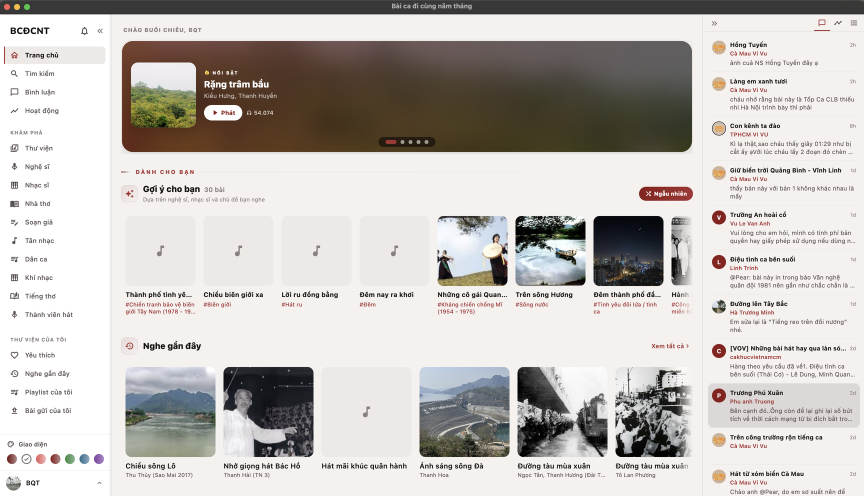
#> input picture docs/screenshots/light/01-home.png, 1728 x 991 px (shown at 1/2 size)
$ python -i capture_screenshots.py   (imports and definitions only)
#> lines starting #> are read from the running program, lines starting #| are printed output that depends on the picture
#!/usr/bin/env python3
"""Recapture the README illustration screenshots for the macOS app.

What it does, per shot:
  1. Kills any running instance.
  2. Presets the right-panel tab (SharedPreferences via `defaults`).
  3. Launches the *built* .app binary with automation env vars:
       BCDCNT_INITIAL_ROUTE   deep-link straight to the screen
       BCDCNT_SHOT_SIZE       pin window to 1280x820, centered (reproducible frame)
       BCDCNT_OPEN_FULLPLAYER open the full-screen player once a track plays
     (all are no-ops in normal use — see lib/main.dart)
  4. Waits for the screen to settle, finds the app window via Quartz,
     captures it shadow-free with `screencapture -x -o -l<id>`.
  5. Squares off the rounded-corner transparency (edge-extend per row) and
     flattens to RGB so there are no white corner artifacts.

Prereqs:
  - The app must be built first:  flutter build macos --debug
  - Run with the venv that has Quartz (pyobjc) + Pillow:
        ~/.venvs/cadquery/bin/python docs/capture_screenshots.py
  - Be logged in (favorites / settings / stats / my-uploads need a session).
    The screen-recording permission must be granted to the terminal/IDE.

Usage:
    ~/.venvs/cadquery/bin/python docs/capture_screenshots.py                  # all (dark)
    ~/.venvs/cadquery/bin/python docs/capture_screenshots.py --theme light    # all (light → light/)
    ~/.venvs/cadquery/bin/python docs/capture_screenshots.py --theme light 03 04
"""
import os
import subprocess
import sys
import time
from pathlib import Path

import Quartz
from PIL import Image

APP_DIR = Path(__file__).resolve().parent.parent          # bcdcnt-app/
APP = APP_DIR / "build/macos/Build/Products/Debug/Bài ca đi cùng năm tháng.app"
BIN = APP / "Contents/MacOS/bcdcnt"
OUT = APP_DIR / "docs/screenshots"
BUNDLE = "net.bcdcnt.app"
WINDOW_OWNER_MATCH = "năm tháng"      # kCGWindowOwnerName of the app window
# "max" maximizes the window to the screen's visible frame — the largest size
# this display supports (a true 1920x1080 can't fit a 1728x1080-logical panel).
# Capture is retina (2x); we downscale by half to logical points.
SHOT_SIZE = "max"

# Theme to capture. `--theme light` flips the app to the light palette and
# writes into docs/screenshots/light/; dark goes to docs/screenshots/.
THEME = "dark"
_THEME_PREF = {"dark": "classic", "light": "light"}  # -> flutter.app_theme_name


def out_dir():
    return OUT / "light" if THEME == "light" else OUT

# (filename, route, panel_tab, extra_env, settle_seconds[, logout])
#   panel_tab: 'comments' | 'queue' | 'activity'  -> right sidebar tab
#   logout (optional, default False): clear the auth prefs before launch so the
#     app boots logged out — used for the login/register dialog shots.
SHOTS = [
    ("01-home.png",           "/",                                 "comments", {}, 6),
    ("02-artists.png",        "/nghe-si",                          "comments", {}, 5),
    ("03-artist-detail.png",  "/nghe-si/thanh-huyen",              "comments", {}, 6),  # Thanh Huyền
    ("04-song-detail.png",    "/song/446",                         "queue",    {}, 7),  # Rặng trâm bầu (Thanh Huyền · Kiều Hưng)
    ("05-search.png",         "/search",                           "comments", {}, 5),
    ("06-activity.png",       "/cong-dong/hoat-dong-thanh-vien",   "comments", {}, 6),
    ("07-comments.png",       "/binh-luan",                        "comments", {}, 6),
    ("08-category.png",       "/the-loai/tan-nhac",                "comments", {}, 6),
    ("09-library.png",        "/library",                          "comments", {}, 6),
    ("10-player.png",         "/song/446",                         "queue",    {"BCDCNT_OPEN_FULLPLAYER": "1"}, 9),
    ("11-favorites.png",      "/yeu-thich",                        "comments", {}, 6),
    ("12-playlists.png",      "/playlist-cua-toi",                 "comments", {}, 6),
    ("13-my-uploads.png",     "/bai-gui-cua-toi",                  "comments", {}, 6),
    ("14-settings.png",       "/cai-dat",                          "comments", {}, 6),
    ("15-stats.png",          "/thong-ke",                         "comments", {}, 7),
    ("16-search-results.png", "/search?q=Tình ca",                 "comments", {}, 6),
    ("17-composers.png",      "/nhac-si",                          "comments", {}, 5),
    ("18-recent.png",         "/nghe-gan-day",                     "comments", {}, 6),
    ("19-user-detail.png",    "/user/1858",                        "comments", {}, 6),  # Lão Nông
    ("20-playlist-detail.png","/playlist/1572",                    "comments", {}, 6),  # Kỷ niệm ngày giải phóng tỉnh Thừa Thiên - Huế
    ("21-docs-images.png",    "/tu-lieu/hinh-anh",                 "comments", {}, 6),  # Tư liệu: Hình ảnh
    ("22-docs-audio.png",     "/tu-lieu/am-thanh",                 "comments", {}, 6),  # Tư liệu: Âm thanh
    ("23-docs-video.png",     "/tu-lieu/video",                    "comments", {}, 6),  # Tư liệu: Video
    ("24-docs-articles.png",  "/tu-lieu/bai-viet",                 "comments", {}, 6),  # Tư liệu: Bài viết
    ("25-login.png",          "/profile",      "comments", {"BCDCNT_OPEN_AUTH": "login"},    6, True),   # Đăng nhập (logged out)
    ("26-register.png",       "/profile",      "comments", {"BCDCNT_OPEN_AUTH": "register"}, 6, True),   # Đăng ký (logged out)
]


# [27 lines left out: functions app_windows, kill_app, set_panel_tab, not called in this run]


def set_theme(theme):
    subprocess.run(["defaults", "write", BUNDLE, "flutter.app_theme_name",
                    "-string", _THEME_PREF.get(theme, "classic")], capture_output=True)


# [24 lines left out: functions clear_auth, launch, window_id, not called in this run]


def clean_corners(path):
    """Square off rounded-corner transparency: per row, edge-extend the
    outermost opaque pixel outward, then flatten to RGB."""
#> called with path = 'screenshots/light/01-home.png'
    im = Image.open(path).convert("RGBA")
    px = im.load()
    w, h = im.size
#> w = 1728; h = 991
    for y in range(h):
        x = 0
        while x < w and px[x, y][3] < 250:
            x += 1
        if 0 < x < w:
            edge = px[x, y]
            for xx in range(x):
                px[xx, y] = edge
        x = w - 1
        while x >= 0 and px[x, y][3] < 250:
            x -= 1
        if 0 <= x < w - 1:
            edge = px[x, y]
            for xx in range(x + 1, w):
                px[xx, y] = edge
    im = im.convert("RGB")
#> im is the input picture: PIL image 1728x991 RGB; mean R, G, B 195.6, 191.4, 188
    # screencapture is retina (2x); downscale by half to logical points so the
    # PNG isn't a 3456px monster while staying crisp.
    im = im.resize((max(1, im.width // 2), max(1, im.height // 2)), Image.LANCZOS)
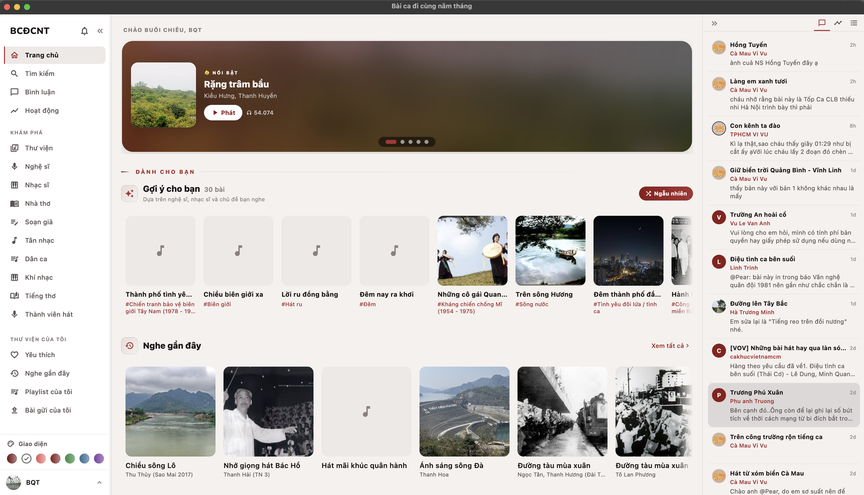
#> im: PIL image 864x495 RGB; mean R, G, B 195.5, 191.4, 187.9
    im.save(path)


# [51 lines left out: functions capture_one, main, not called in this run]


# [2 lines not run here, left out]

>>> result = clean_corners('screenshots/light/01-home.png')

$ run again, on docs/screenshots/light/05-search.png
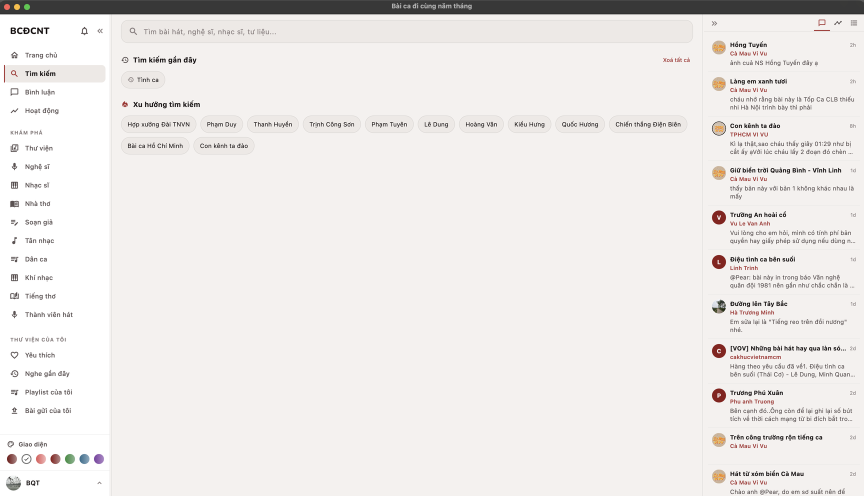
#> input picture docs/screenshots/light/05-search.png, 1728 x 991 px (shown at 1/2 size)
#> in clean_corners, im is the input picture: PIL image 1728x991 RGB; mean R, G, B 235.9, 232.8, 231
#> in clean_corners, `im = im.resize((max(1, im.width // 2), max(1, im.height // 2)), Image...`:
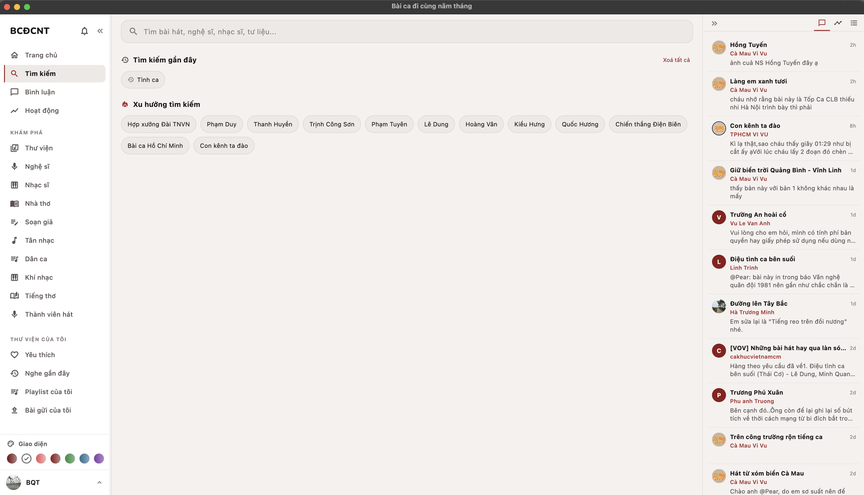
#> im: PIL image 864x495 RGB; mean R, G, B 235.8, 232.8, 230.9

$ run again, on docs/screenshots/light/06-activity.png
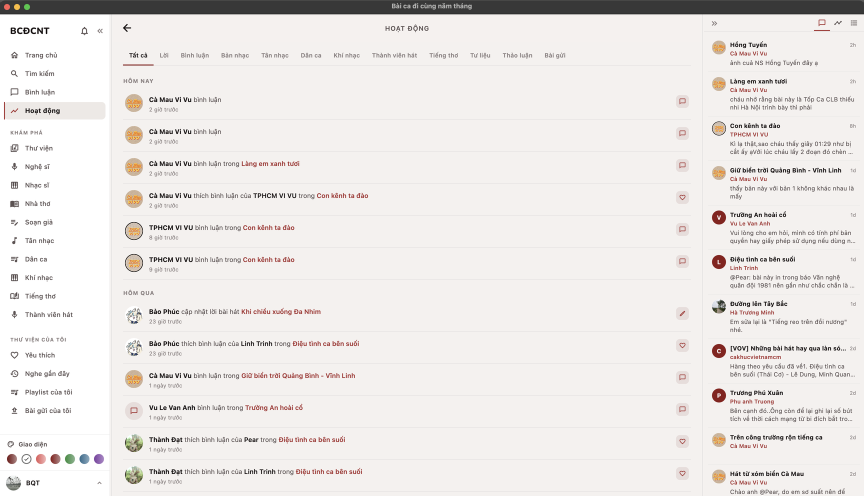
#> input picture docs/screenshots/light/06-activity.png, 1728 x 991 px (shown at 1/2 size)
#> in clean_corners, im is the input picture: PIL image 1728x991 RGB; mean R, G, B 234.8, 231.3, 229.4
#> in clean_corners, `im = im.resize((max(1, im.width // 2), max(1, im.height // 2)), Image...`:
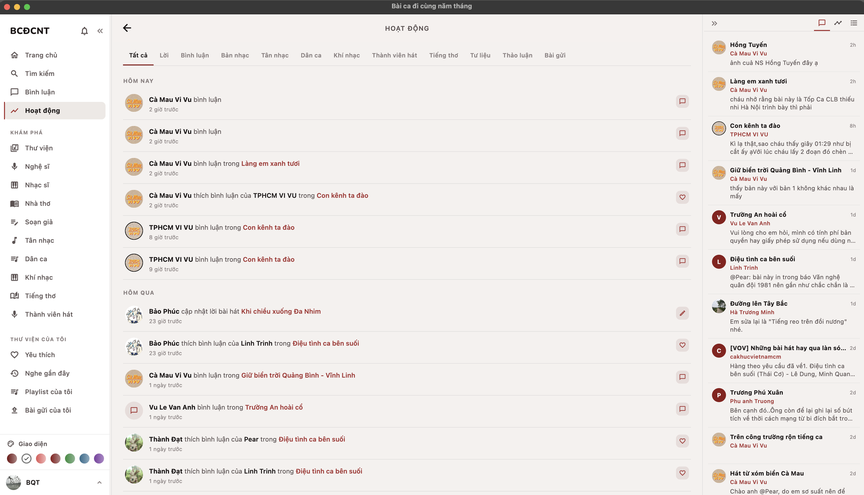
#> im: PIL image 864x495 RGB; mean R, G, B 234.7, 231.3, 229.3

$ run again, on docs/screenshots/light/07-comments.png
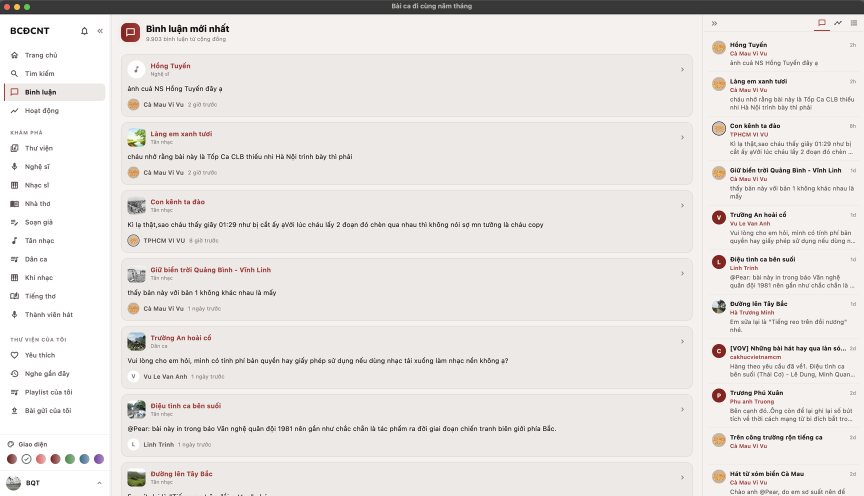
#> input picture docs/screenshots/light/07-comments.png, 1728 x 991 px (shown at 1/2 size)
#> in clean_corners, im is the input picture: PIL image 1728x991 RGB; mean R, G, B 230.7, 226.9, 224.5
#> in clean_corners, `im = im.resize((max(1, im.width // 2), max(1, im.height // 2)), Image...`:
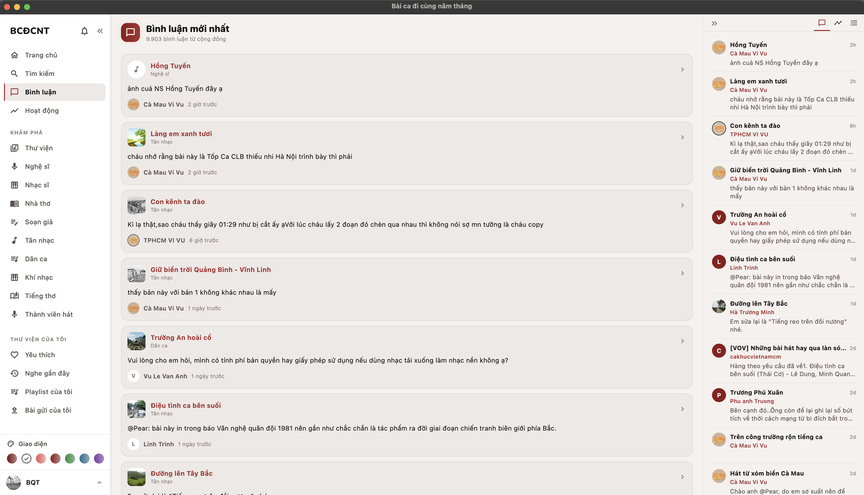
#> im: PIL image 864x495 RGB; mean R, G, B 230.6, 226.8, 224.4
